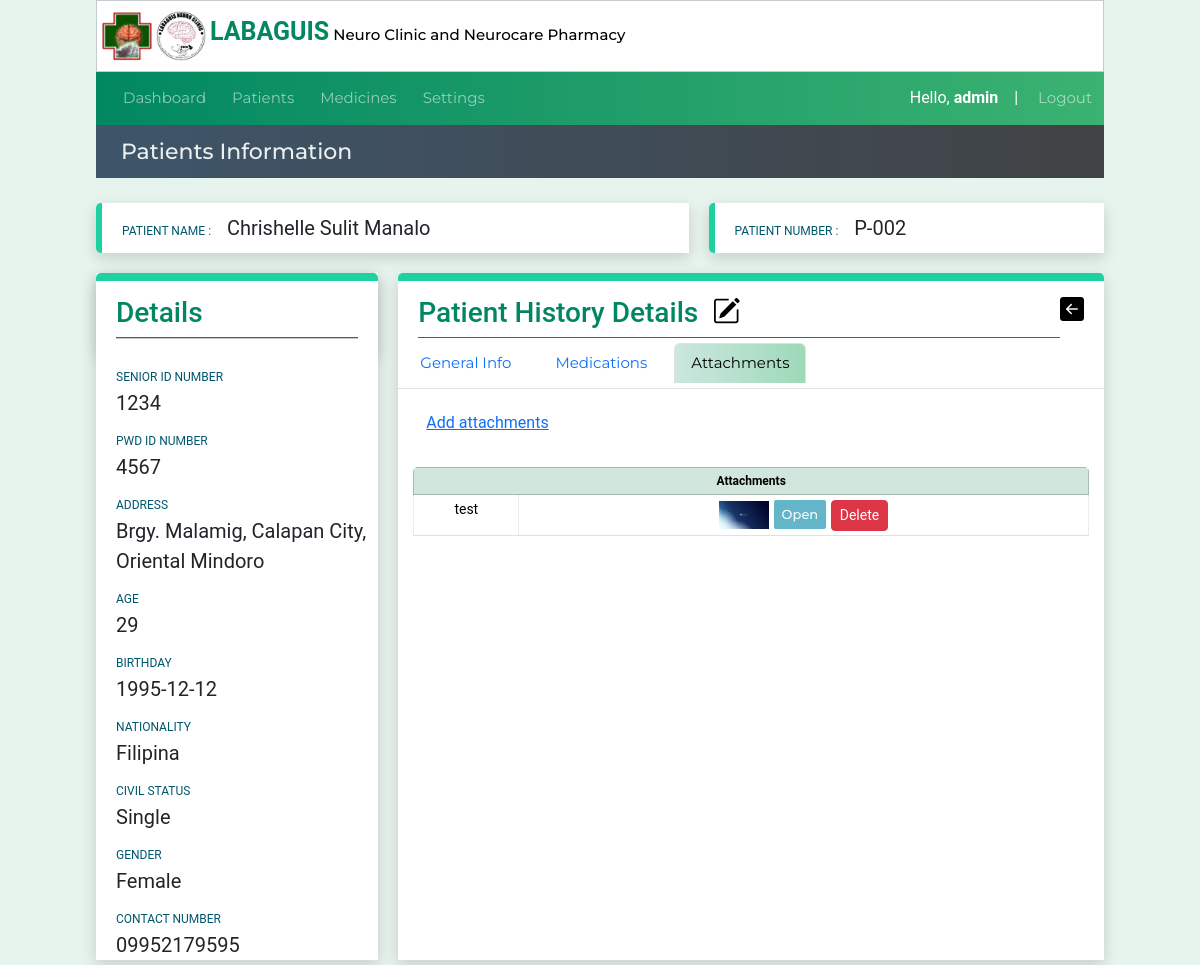
The page /patientinfo/27/patientmedinfo_attachments/45 (signed in) on the database its author committed.
### website/models.py (models this page shows, shortened)
class Patient(models.Model):
    created_at = models.DateTimeField(auto_now_add=True)
    patient_code=models.CharField(max_length=50)
    first_name = models.CharField(max_length=50)
    middle_name = models.CharField(max_length=50)
    last_name = models.CharField(max_length=50)
    age = models.CharField(max_length=50)
    bday = models.CharField(max_length=50,default='')
    civil_status = models.CharField(max_length=50,default='')
    gender = models.CharField(max_length=50)
    address = models.CharField(max_length=100)
    contact_number = models.CharField(max_length=50)
    srID = models.CharField(max_length=50,null=True, blank=True)
    pwdID = models.CharField(max_length=50,null=True, blank=True)
    nationality = models.CharField(max_length=50,null=True, blank=True)

class PatientsAttachments(models.Model):
    patient_code=models.CharField(max_length=50,null=True, blank=True)
    name = models.CharField(max_length=100,null=True, blank=True)
    consultCounter = models.CharField(max_length=50,null=True, blank=True)
    fileattachments = models.ImageField(null=True, blank=True)

### website/views.py (the view, shortened to what this page needs)
# urls.py: path('patientinfo/<int:pk>/patientmedinfo_attachments/<int:pkHistory>',views.patientmedinfo_attachments, name='patientmedinfo_attachments'),
@login_required(login_url="loginuser")
def patientmedinfo_attachments(request,pk,pkHistory,selectedmed=''):
    form =PatientsAttachmentsForm()
    context=patientinfoData(pk)
    patienthistory_Data= Patienthistory.objects.get(id=pkHistory)
    context['patient_history']= patienthistory_Data
    pCode= context['pCode']
    context['medicinedata'] =Medicinelist.objects.all()
    context['form']=form
    context['patient_history_attachments'] = PatientsAttachments.objects.filter(patient_code=pCode,consultCounter=patienthistory_Data.consultCounter)
    return render(request,'patientmedinfo-attachments.html',context)

### website/views.py (called while the page is built)
def patientinfoData(pk):
    medicines_list = Medicinelist.objects.all()
    patient_record = Patient.objects.get(id=pk)
    medicationrecord = Prescription.objects.filter(patient_code=patient_record.patient_code)
    context = { 'medicationrecord': medicationrecord,
               'patient_record':patient_record,
               'medicines_list':medicines_list,
               'pCode':patient_record.patient_code,
               'pID':pk,
               }
    return context

### website/templates/patientmedinfo-attachments.html (shortened to what this page needs)
{% extends 'patientinfo.html' %}
{% load custom_tags %}
{% load static %}
{% block btn-back %} <a href="{% url "patientinfo" pID%}">
    <h4 style="color:black;"><i class="bi bi-arrow-left-square-fill"></i></h4>
</a>{% endblock btn-back %}
{% block title %}
<div class="lbl-details ">
    <h3>Patient History Details &nbsp<a href="{% url "editmedicalhistory" pID patient_history.id  %}"><i
                class="bi iconcolor bi-pencil-square"></i></a></h3>
</div>
{% endblock title %}
{% block content1 %}
<ul class="nav nav-tabs">
    <li class="nav-item">
      <a class="nav-link" aria-current="page" href="{% url "patientmedinfo_geninfo" pID patient_history.id %}">General Info</a>
    </li>
    <li class="nav-item">
      <a class="nav-link" href="{% url "patientmedinfo_medications" pID patient_history.id %}">Medications</a>
    </li>
    <li class="nav-item">
      <a class="nav-link active" href="{% url "patientmedinfo_attachments" pID patient_history.id %}">Attachments</a>
    </li>
  </ul>
<div class="medicalhistorytable">
    <button type="button" class="btn btn-link" data-bs-toggle="modal" data-bs-target="#add_attachments">Add
        attachments</button>
    <table id="table-medications" class="table table-sm table-bordered content-table">
        <thead class="table-success">
            <th colspan="2">Attachments</th>
        </thead>
        <tbody>
            {% if patient_history_attachments %}
            {% for a in  patient_history_attachments%}
            <tr>
                <td>{{a.name}}</td>
                <td><img src="{{a.fileattachments.url}}" width="50"></img>
                    <a class="" id="link-view" type="button" href="{{a.fileattachments.url}}" target="_blank">
                        Open
                    </a>
                    <a class="btn btn-danger btn-sm" type="button"
                        href="{% url "deleteattachment" pID patient_history.id a.id %} ">
                        Delete
                    </a>
                </td>
            </tr>
            {% endfor %}
            {% else %}
            no attachements
            {% endif %}
        </tbody>
    </table>
</div>
{% endblock content1 %}

### website/templates/patientinfo.html (shortened to what this page needs)
{% extends 'index.html' %}
{% load custom_tags %}
{% block pagetitle %}Patients Information{% endblock pagetitle %}
{% block content %}
<div class="info-row1">
  <div class="col1-info">
    <label class="lbl-pname">PATIENT NAME : &nbsp &nbsp </label>
    <label class="value-pname">{{patient_record.first_name}} {{patient_record.middle_name}}
      {{patient_record.last_name }}
    </label>
  </div>
  <div class="col2-info">
    <label class="lbl-pname">PATIENT NUMBER : &nbsp &nbsp</label>
    <label class="value-pname">{{patient_record.patient_code}} </label>
  </div>
</div>
<div class="info-row2">
  <div class="detials-container">
    <div class="pdetails-head">
      <div class="lbl-details">
        <h3>Details</h3>
      </div>
      <hr>
    </div>
    <div class="pdetails-body">
      <label class="lbl-pname">SENIOR ID NUMBER</label><br />
      <label class="value-pname">{{patient_record.srID}} </label>
    </div>
    <div class="pdetails-body">
      <label class="lbl-pname">PWD ID NUMBER</label><br />
      <label class="value-pname">{{patient_record.pwdID}} </label>
    </div>
    <div class="pdetails-body">
      <label class="lbl-pname">ADDRESS</label><br />
      <label class="value-pname">{{patient_record.address}} </label>
    </div>
    <div class="pdetails-body">
      <label class="lbl-pname">AGE</label><br />
      <label class="value-pname">{{patient_record.age}} </label>
    </div>
    <div class="pdetails-body">
      <label class="lbl-pname">BIRTHDAY</label><br />
      <label class="value-pname">{{patient_record.bday}} </label>
    </div>
    <div class="pdetails-body">
      <label class="lbl-pname">NATIONALITY</label><br />
      <label class="value-pname">{{patient_record.nationality}} </label>
    </div>
    <div class="pdetails-body">
      <label class="lbl-pname">CIVIL STATUS</label><br />
      <label class="value-pname">{{patient_record.civil_status}} </label>
    </div>
    <div class="pdetails-body">
      <label class="lbl-pname">GENDER</label><br />
      <label class="value-pname">{{patient_record.gender}} </label>
    </div>
    <div class="pdetails-body">
      <label class="lbl-pname">CONTACT NUMBER</label><br />
      <label class="value-pname">{{patient_record.contact_number}} </label>
    </div>
  </div>
  <div class="details-history">
    <div class="phistory-head">
      {% block title %}{% endblock title %}
      {% block btn-back%}{% endblock  %}
    </div>
    {% block content1 %}{% endblock content1 %}
</div>
</div>
{% endblock content %}

### website/templates/navbar.html (shortened to what this page needs)
<div class="header-main5" style="z-index: 2;">
    <nav class="navbar navbar-dark navbar-expand-md ">
        <div class="container-fluid" >
          <div class="collapse navbar-collapse" id="navbarNav">
            <ul class="navbar-nav">
              <li class="nav-item ">
                <a class="nav-link " aria-current="page" href="{% url "dashboard" %}">Dashboard</a>
              </li>
              <li class="nav-item">
                <a class="nav-link " href="{% url "patienttable" %}">Patients</a>
              </li>
              <li class="nav-item">
                <a class="nav-link" href="{% url "medications" %}">Medicines</a>
              </li>
              <li class="nav-item">
                <a class="nav-link" href="{% url "medicationsettings" %}">Settings</a>
              </li>
            </ul>
          </div>
          Hello,&nbsp <b>{{request.user}}</b> &nbsp &nbsp | &nbsp
        </div>
        <a class="nav-item nav-link navbar-nav" style="margin-right:10px;" href="{% url "logoutuser" %}">Logout</a>
      </nav>
</div>

### website/static/style.css (style rules this page uses)
* { box-sizing:border-box; margin: 0; padding: 0; font-family: 'Roboto', sans-serif; }
body { background-color: #e7f3ed; }
header li,a,strong, button { font-family: 'Montserrat', sans-serif; font-weight: 500; font-size: 13px; color: #edf0f1; text-decoration: none; padding: 0px 0px; margin: 0px 0px; }
.nav-link { font-size: 15px; }
.left-menu lu,li { font-size: 5px; text-decoration: none; color: black; padding: 5px; list-style: none; margin: 0; }
table { width: 100%; }
th { padding: 10px; font-size: 12px; color: black; background-color: #b4c3d33c; }
tr { font-size: 14px; }
td { border: 1px dotted #ddd; width: auto; }
#link-view { color: white; border: 1px solid white; padding: 5px 8px; background-color: #0087a99c; border-radius: 3px; }
.info-row1 { display: inline-flex; width: 100%; }
.info-row2 { display: inline-flex; width: 100%; }
.lbl-pname { font-size:12px; color: #01576d; }
.value-pname { font-size: 20px; font-style: bold; }
.col1-info { margin: 20px 0; margin-right: 20px; padding: 10px 20px; background-color:white; width:60%; border-left: 6px solid #1dd1a1; border-radius: 5px 0 0 5px; box-shadow: 0 5px 15px 0 #00000026; }
.col2-info { margin: 20px 0; padding: 10px 20px; background-color:white; width:40%; border-left: 6px solid #1dd1a1; border-radius: 5px 0 0 5px; box-shadow: 0 5px 15px 0 #00000026; }
.pdetails-head { width: 100%; padding: 15px 20px; border-top: 8px solid #1dd1a1; border-radius: 5px 5px 0 0; box-shadow: 0 5px 15px 0 #00000026; }
.pdetails-body { padding-left:20px; padding-top: 10px; background-color: white; width: 100%; }
.lbl-details { color: rgb(0,135,97); border-bottom: 1px solid rgb(0,135,97); width: 100%; }
.detials-container { margin-right: 20px; display: block; width: 40%; box-shadow: 0 5px 15px 0 #00000026; background-color:white; }
hr { margin: 0; padding: 0; }
.details-history { background-color:white; width: 100%; border-top: 8px solid #1dd1a1; border-radius: 5px 5px 0 0; box-shadow: 0 5px 15px 0 #00000026; }
.phistory-head { display: inline-flex; width: 100%; padding: 15px 20px 0 20px; border-radius: 5px 5px 0 0; justify-content:space-between; }
.medicalhistorytable { padding: 15px; }
#table-medications { text-align: center; }
#table-medications th { vertical-align:middle; }
.header-main5 { height: 100%; margin: 0px 8%; background-color: #80c3e3; background: rgb(1,136,97); background: linear-gradient(90deg, rgba(1,136,97,1) 0%, rgba(31,157,105,1) 50%, rgba(59,178,113,1) 100%); color: white; }
.navbar { padding: 2px; }
.iconcolor { color: black; font-size: 28px; }
.reg-rows label,span,p,ul,li { font-size: 15px; }
.active { margin: 0px; color: white; background: rgb(0,135,97,0.3); background: linear-gradient(90deg, rgba(0,135,97,0.2) 0%, rgba(59,178,113,0.49343487394957986) 100%); }
.content-table { border-collapse: collapse; margin: 25px 0; font-size: 0.9em; min-width: 400px; border-radius: 5px 5px 0 0; overflow: hidden; }

### rows shown on the page
Patient: first_name "Chrishelle", middle_name "Sulit", last_name "Manalo", patient_code "P-002", srID "1234", pwdID "4567", address "Brgy. Malamig, Calapan City, Oriental Mindoro", age "29", bday "1995-12-12", nationality "Filipina", civil_status "Single", gender "Female", contact_number "09952179595"
PatientsAttachments: name "test", fileattachments (picture)

### other values the page prints
{{ request.user }} "admin"
